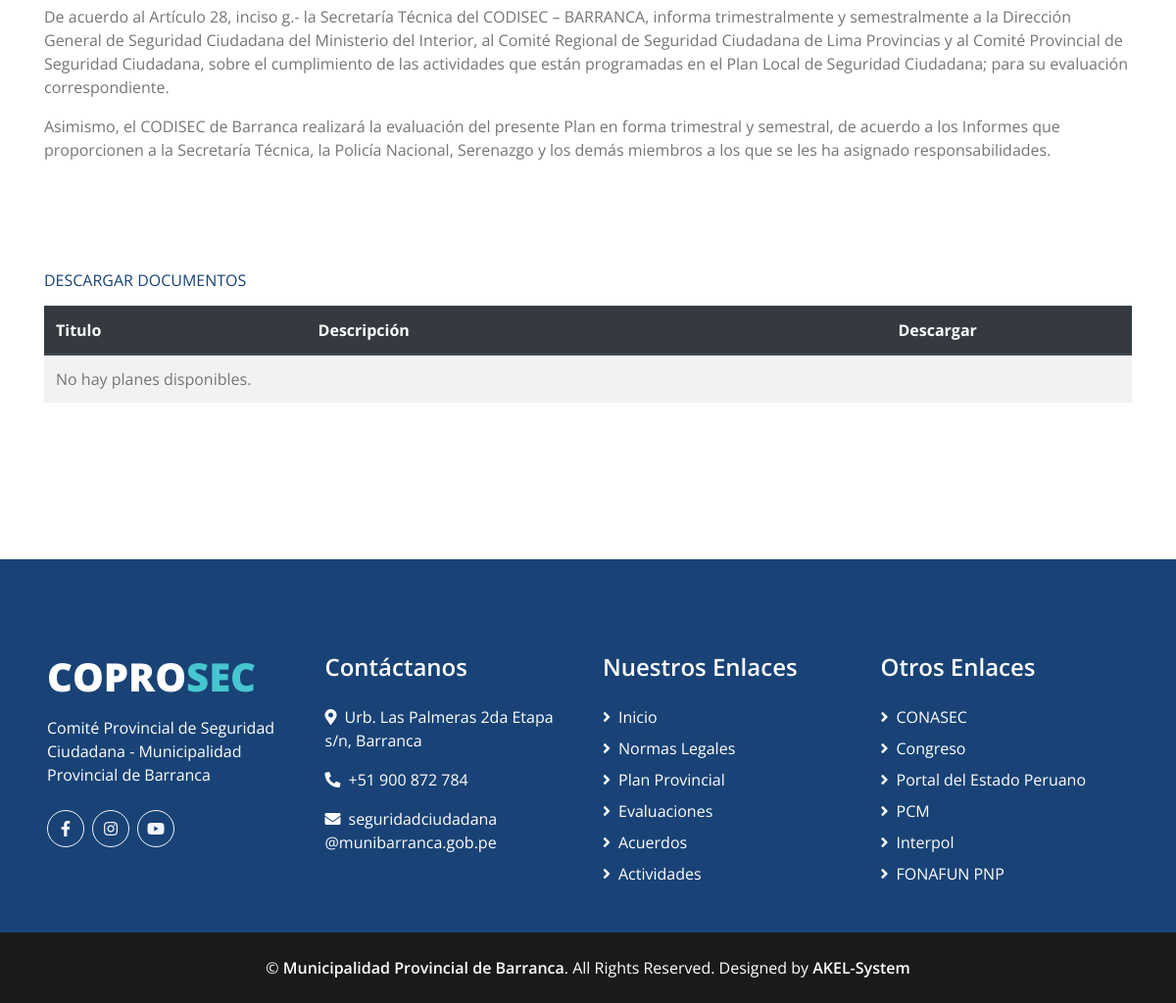
The page /codisec/plan/plan/ (lower part) on the database as committed earlier.
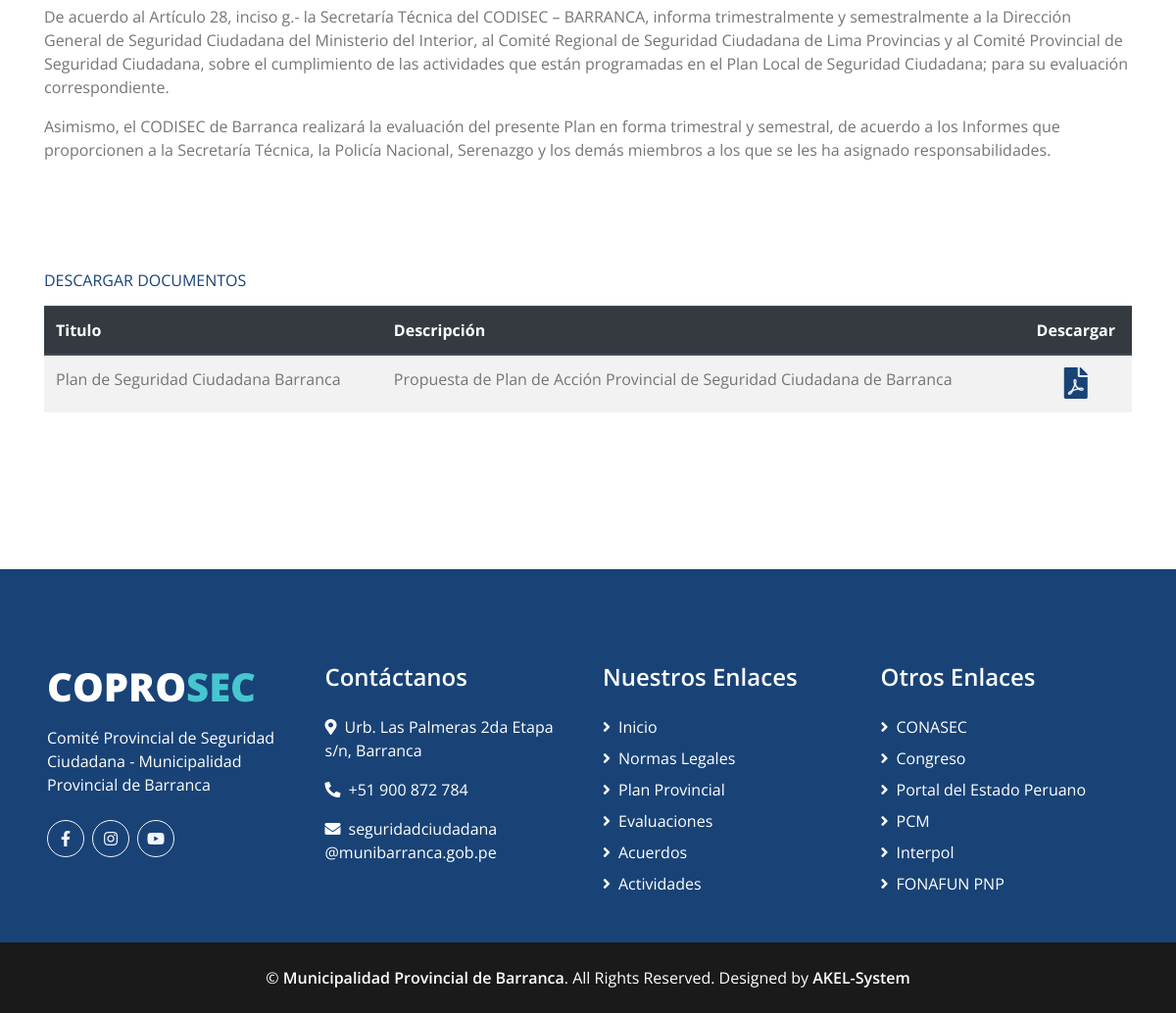
The same page on the database as committed later.
### applications/plan/models.py (models this page shows, shortened)
class Plan(models.Model):
    title = models.CharField('Titulo',max_length=100)
    description = models.CharField('Descripción',max_length=250)
    file = models.FileField('Archivo',upload_to='plan/')
    created_at = models.DateTimeField('Creado el',auto_now_add=True)
    updated_at = models.DateTimeField('Actualizado el',auto_now=True)
    class Meta:
        verbose_name = "Plan Provincial"
        verbose_name_plural = "Plan Provincial"
        ordering = ['created_at']

### applications/plan/views.py (the view)
# urls.py: path('plan/', PlanListView.as_view(), name='plan_list'),
class PlanListView(ListView):
    template_name = "plan/plan_list.html"
    context_object_name = 'plans'
    def get_queryset(self):
        return Plan.objects.all().order_by('-created_at')

### applications/general/processors.py (called while the page is built)
def ctx_general(request):
    from applications.general.models import General
    general = General.objects.first()
    return {
        'general': general
    }

### applications/social/processors.py (called while the page is built)
def ctx_dict_social_links(request):
    ctx = {}
    social_links = Link.objects.all()
    for link in social_links:
        ctx[link.key] = link.url
    return ctx

### templates/plan/plan_list.html (shortened to what this page needs)
{% extends "core/base.html" %}
{% load static %}
{% block content %}
    <div class="container py-5">
        <div class="row">
            <div class="col-lg-12">
                <div class="mb-5">
                    <div class="d-flex flex-column text-left mb-4">
                        <p>De acuerdo al Artículo 28, inciso g.- la Secretaría Técnica del CODISEC – BARRANCA, informa trimestralmente y semestralmente a la Dirección General de Seguridad Ciudadana del Ministerio del Interior, al Comité Regional de Seguridad Ciudadana de Lima Provincias y al Comité Provincial de Seguridad Ciudadana, sobre el cumplimiento de las actividades que están programadas en el Plan Local de Seguridad Ciudadana; para su evaluación correspondiente.</p>
                        <p>Asimismo, el CODISEC de Barranca realizará la evaluación del presente Plan en forma trimestral y semestral, de acuerdo a los Informes que proporcionen a la Secretaría Técnica, la Policía Nacional, Serenazgo y los demás miembros a los que se les ha asignado responsabilidades.</p>
                    </div>
                </div>
            </div>
            <div class="container py-5">
                <h6 class="text-primary font-weight-normal text-uppercase mb-3">Descargar Documentos</h6>
                <table class="table table-striped">
                    <thead class="thead-dark">
                        <tr>
                            <th scope="col">Titulo</th>
                            <th scope="col">Descripción</th>
                            <th scope="col" class="text-center align-middle">Descargar</th>
                        </tr>
                    </thead>
                    <tbody>
                        {% for plan in plans %}
                        <tr>
                            <td>{{ plan.title }}</td>
                            <td>{{ plan.description }}</td>
                            <td class="text-center align-middle">
                                <a href="{{ plan.file.url }}" title="Descargar {{ plan.title }}" target="_blank" rel="noopener" class="pdf-download d-inline-flex align-items-center">
                                    <i class="fas fa-file-pdf fa-2x text-primary" aria-hidden="true"></i>
                                </a>
                            </td>
                        </tr>
                        {% empty %}
                        <tr>
                            <td colspan="3">No hay planes disponibles.</td>
                        </tr>
                        {% endfor %}
                    </tbody>
                </table>
            </div>
        </div>
    </div>
{% endblock content %}

Rows that differ between the two databases and show on the page:
added Plan: title "Plan de Seguridad Ciudadana Barranca", description "Propuesta de Plan de Acción Provincial de Seguridad Ciudadana de Barranca"
Other text that changed with them:
text no longer shown: "No hay planes disponibles."
